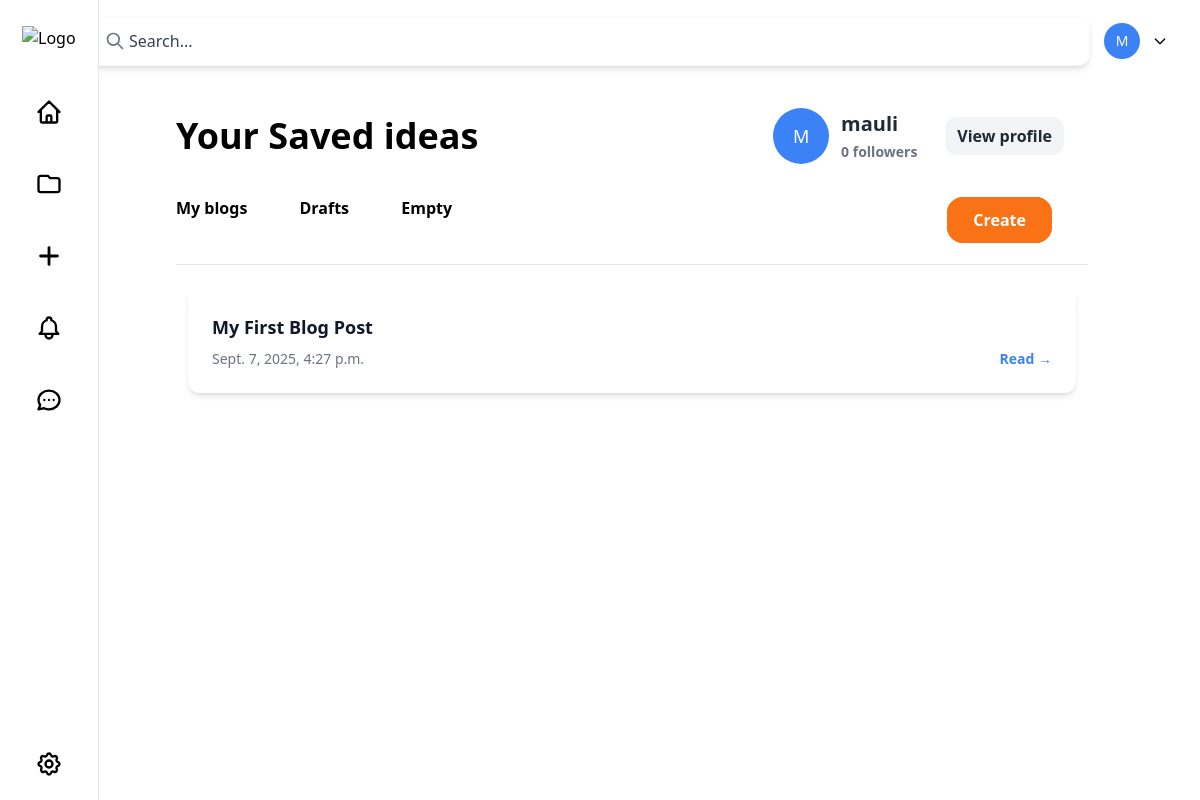
Page /draftpost/ (signed in) on the earlier database version.
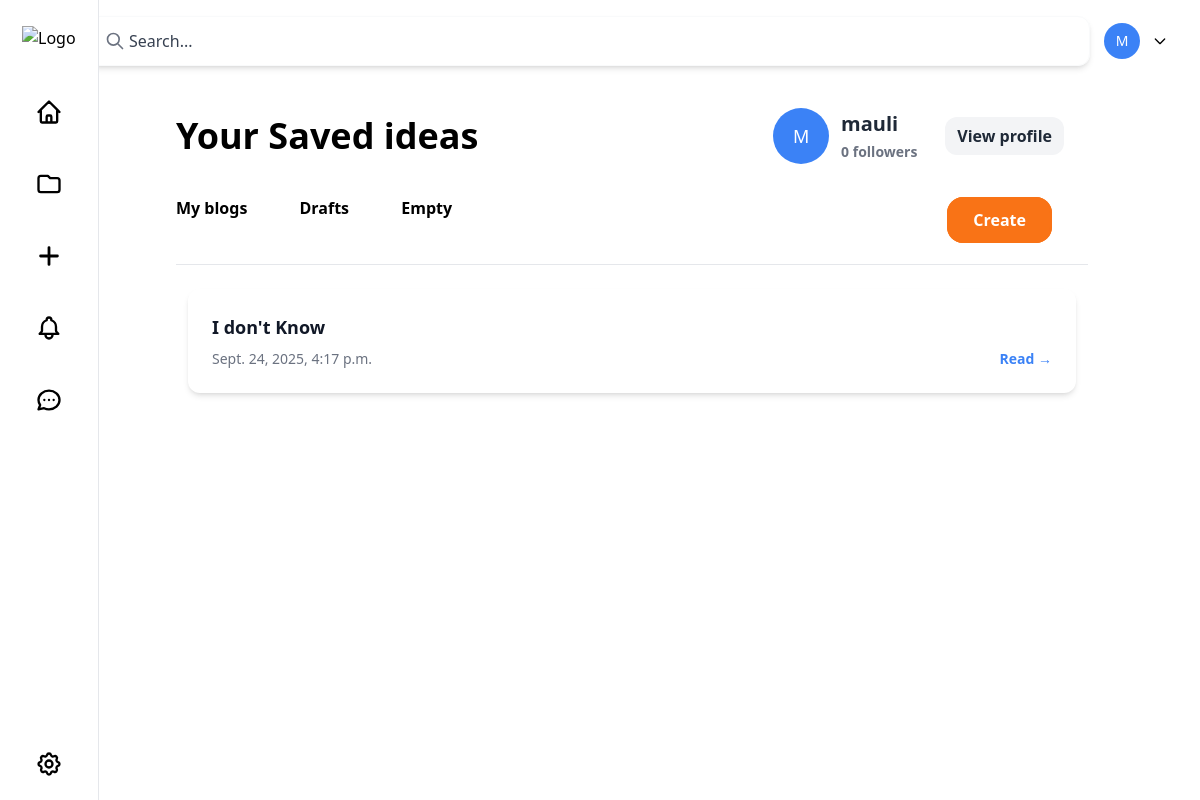
Same page on the later database version.
### blog/models.py (models this page shows, shortened)
class blog_post(models.Model):
    STATUS_CHOICES = [
        ('draft','Draft'),
        ('published', 'Published')
    ]
    title = models.CharField(max_length=250)
    slug = models.SlugField(max_length=200, unique=True)
    body = models.TextField()
    author = models.ForeignKey(User, on_delete=models.CASCADE)
    created_at = models.DateTimeField(auto_now_add=True)
    updated_at = models.DateTimeField(auto_now=True)
    status = models.CharField(max_length=10, choices = STATUS_CHOICES, default='draft')

### blog/views.py (the view)
# urls.py: path('draftpost/', views.draft_posts, name='draft_post'),
@login_required
def draft_posts(request):
    drafts = blog_post.objects.filter(author=request.user, status='draft').order_by('-created_at')
    return render(request, 'about_Sec/draft_post.html', {'drafts': drafts})

### blog/templates/about_Sec/draft_post.html (shortened to what this page needs)
{% extends "about.html" %}
{% block posts %}
<main class=" space-y-9 px-3 py-6">
  <div class=" col-span-8 space-y-6">
    {% for post in drafts %}
      <div class=" shadow-md p-6 pb-6 hover:shadow-lg transition-all duration-300 rounded-xl ">
        <h2 class="text-lg font-semibold text-gray-900 mb-2">{{ post.title }}</h2>
        <div class="flex justify-between text-sm text-gray-500">
          <span class=" text-sm">{{post.created_at}}</span>
          <a href="{% url 'post_details' post.id %}" class="text-blue-500 hover:underline font-semibold">Read →</a>
        </div>
      </div>
    {% empty%}
      <p class="italic">Sorry, You don't have any Drafts posts. </p>
    {% endfor %}
  </div>
{% endblock  %}

Differences in the rows shown:
removed blog_post: title "My First Blog Post", created_at "Sept. 7, 2025, 4:27 p.m."
added blog_post: title "I don't Know", created_at "Sept. 24, 2025, 4:17 p.m."
